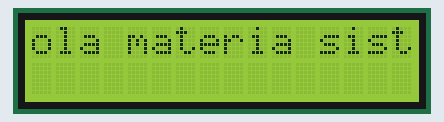
Simulated run of this sketch. Board: Arduino Uno, built with avr-gcc and run on an emulated ATmega328P. On the bench: 16×2 character LCD.

Above: at 0.14 s.
At 5.1 s:
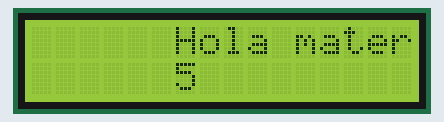
At 10.07 s:
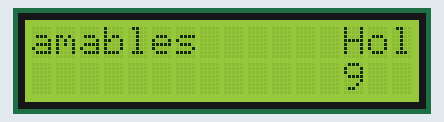
At 20.01 s:
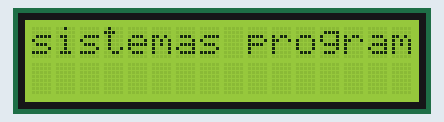
At 29.96 s:
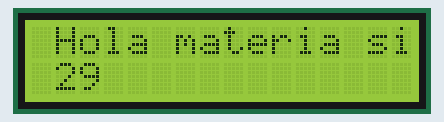
At 39.9 s:
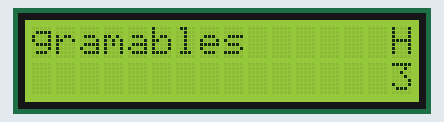

The sketch:

lcd16x2Sis.ino
```cpp
#include <LiquidCrystal.h>

// incializar pines de interface
LiquidCrystal lcd(12, 11, 5, 4, 3, 2);

void setup() {
  // Establecemos columnas y fias
  lcd.begin(16, 2);
  // Se imprime mensaje por pantalla
  lcd.print("Hola materia sistemas programables");
}

void loop() {
  //
  // Establecemos el cursor al principio de la segunda fila
  lcd.setCursor(0, 1);
  // imprime el numero de milisegundos desde que se incio
  lcd.print(millis() / 1000);
  lcd.scrollDisplayLeft();
  delay(150);
}
```
